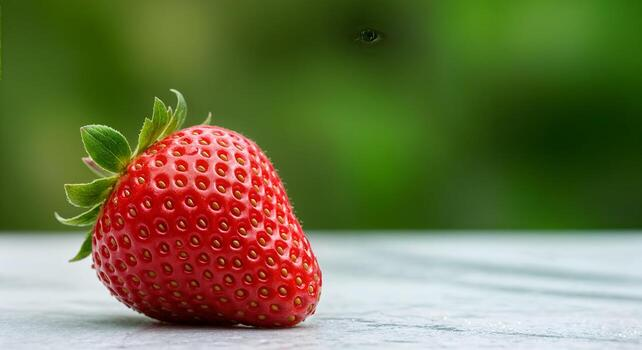
#> input picture data/test1.jpg, 642 x 350 px, found by its file name
$ python equalization.py
#> lines starting #> are read from the running program, lines starting #| are printed output that depends on the picture
import cv2
import numpy as np
import seaborn as sns
import matplotlib.pyplot as plt
from collections import defaultdict

def hist_equalize(img):
    hist = np.bincount(img.flatten(), minlength=256)

    """For normalized histogram"""
    hist_1 = hist / (h * w)
    T_r = np.round(np.cumsum(hist_1) * 255).astype(np.uint8)

    res = np.zeros(256, dtype=np.uint64)
    np.add.at(res, T_r, hist)
    return hist, res, T_r[img]

img = cv2.imread("data/test1.jpg", cv2.IMREAD_GRAYSCALE)
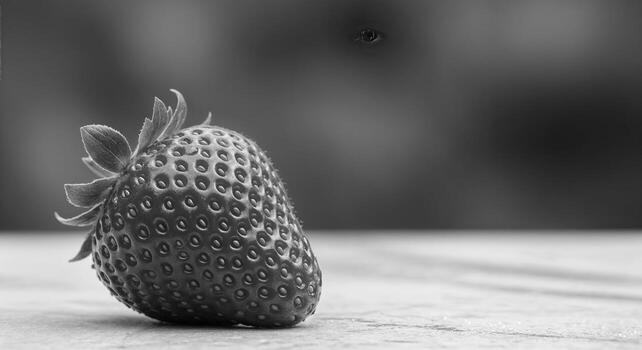
#> img: shape (350, 642); min 0, max 253, mean 110.1
h, w = img.shape
#> h = 350; w = 642


"""Original and Final image display"""
hist, res, final_img = hist_equalize(img)
#> in hist_equalize, `hist = np.bincount(img.flatten(), minlength=256)`: hist = 256 values, max 3597 at index 64, min 0 at index 252, mean 877.7
#> in hist_equalize, `hist_1 = hist / (h * w)`: hist_1 = 256 values, max 0.016 at index 64, min 0 at index 252, mean 0.00391
#> in hist_equalize, `T_r = np.round(np.cumsum(hist_1) * 255).astype(np.uint8)`: T_r = 256 values from 0 to 255
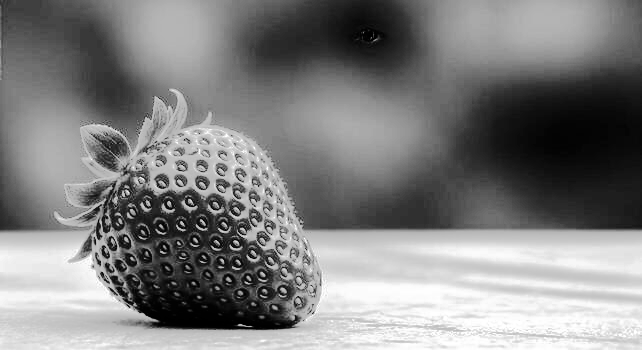
#> final_img: shape (350, 642); min 0, max 255, mean 128.5
#> res = 256 values, max 3597 at index 64, min 0 at index 6, mean 877.7

cv2.imshow("Original", img)
cv2.imshow("After histogram eq.", final_img)
cv2.waitKey(0)
cv2.destroyAllWindows()


fig, axes = plt.subplots(1, 2, figsize=(12, 4))

sns.barplot(x=range(256), y=hist, ax=axes[0], color="blue")
axes[0].set_title("Before Equalization")
axes[0].set_xticks([])

sns.barplot(x=range(256), y=res, ax=axes[1], color="orange")
axes[1].set_title("After Equalization")
axes[1].set_xticks([])

plt.tight_layout()
plt.show()
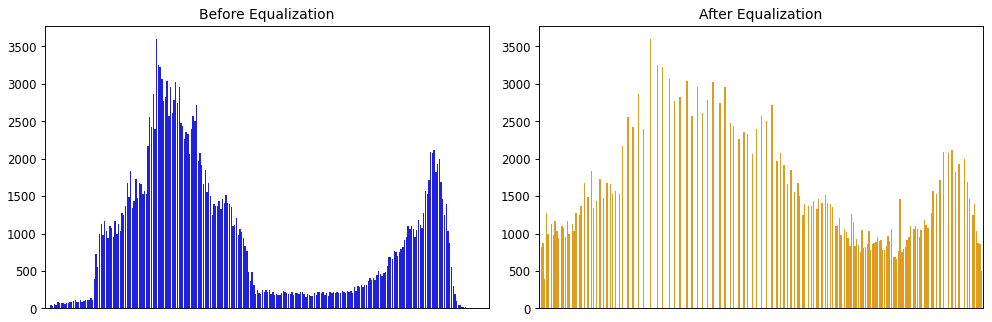
#> figure drawn by matplotlib, 2 panels

$ run again, with data/test2.jpg copied over data/test1.jpg
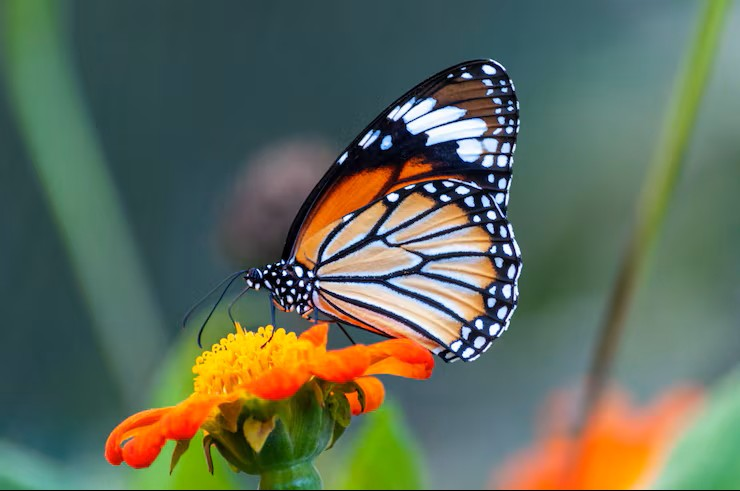
#> input picture data/test2.jpg, 740 x 491 px, found by its file name
#> in hist_equalize, `hist = np.bincount(img.flatten(), minlength=256)`: hist = 256 values, max 15181 at index 62, min 30 at index 254, mean 1419.3
#> hist_1 = 256 values, max 0.0418 at index 62, min 8.26e-05 at index 254, mean 0.00391
#> T_r = 256 values from 1 to 255
#> `hist, res, final_img = hist_equalize(img)`:
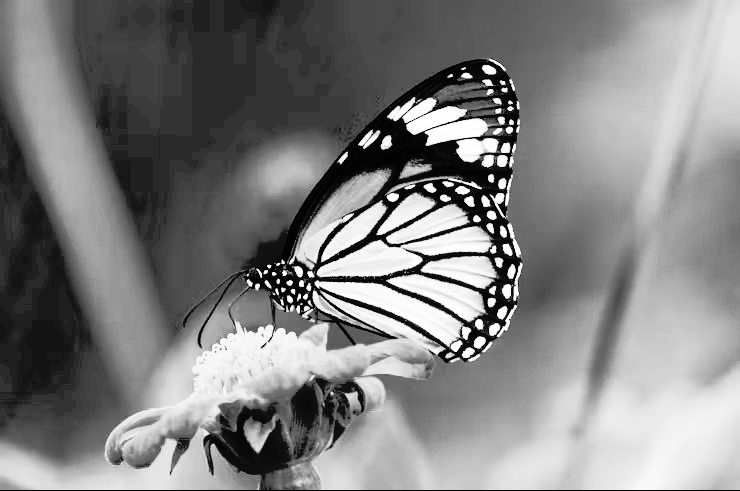
#> final_img: shape (491, 740); min 1, max 255, mean 128.8
#> `hist, res, final_img = hist_equalize(img)`: res = 256 values, max 15181 at index 41, min 0 at index 0, mean 1419.3
#> `plt.show()`:
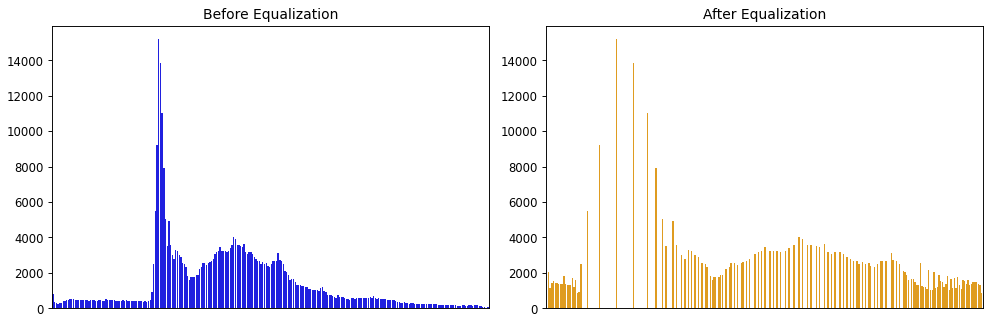
#> figure drawn by matplotlib, 2 panels
